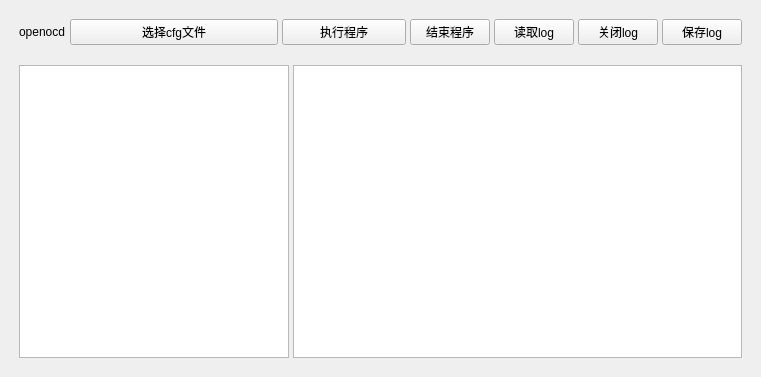
<?xml version="1.0" encoding="UTF-8"?>
<ui version="4.0">
 <class>new_wight</class>
 <widget class="QWidget" name="new_wight">
  <property name="enabled">
   <bool>true</bool>
  </property>
  <property name="geometry">
   <rect>
    <x>0</x>
    <y>0</y>
    <width>761</width>
    <height>377</height>
   </rect>
  </property>
  <property name="sizePolicy">
   <sizepolicy hsizetype="Preferred" vsizetype="Preferred">
    <horstretch>0</horstretch>
    <verstretch>0</verstretch>
   </sizepolicy>
  </property>
  <property name="maximumSize">
   <size>
    <width>1920</width>
    <height>1080</height>
   </size>
  </property>
  <property name="windowTitle">
   <string>new_wight</string>
  </property>
  <layout class="QVBoxLayout" name="verticalLayout_2">
   <item>
    <layout class="QVBoxLayout" name="verticalLayout" stretch="0,7">
     <property name="spacing">
      <number>12</number>
     </property>
     <property name="sizeConstraint">
      <enum>QLayout::SetFixedSize</enum>
     </property>
     <property name="leftMargin">
      <number>4</number>
     </property>
     <property name="topMargin">
      <number>4</number>
     </property>
     <property name="rightMargin">
      <number>4</number>
     </property>
     <property name="bottomMargin">
      <number>4</number>
     </property>
     <item>
      <layout class="QHBoxLayout" name="horizontalLayout" stretch="1,5,3,0,0,0,0">
       <property name="spacing">
        <number>4</number>
       </property>
       <property name="leftMargin">
        <number>4</number>
       </property>
       <property name="topMargin">
        <number>4</number>
       </property>
       <property name="rightMargin">
        <number>4</number>
       </property>
       <property name="bottomMargin">
        <number>4</number>
       </property>
       <item>
        <widget class="QLabel" name="label">
         <property name="text">
          <string>openocd</string>
         </property>
        </widget>
       </item>
       <item>
        <widget class="QPushButton" name="select_cfg_file">
         <property name="text">
          <string>选择cfg文件</string>
         </property>
        </widget>
       </item>
       <item>
        <widget class="QPushButton" name="run_program">
         <property name="text">
          <string>执行程序</string>
         </property>
        </widget>
       </item>
       <item>
        <widget class="QPushButton" name="kill_program">
         <property name="text">
          <string>结束程序</string>
         </property>
        </widget>
       </item>
       <item>
        <widget class="QPushButton" name="reading_rtt">
         <property name="text">
          <string>读取log</string>
         </property>
        </widget>
       </item>
       <item>
        <widget class="QPushButton" name="close_rtt">
         <property name="text">
          <string>关闭log</string>
         </property>
        </widget>
       </item>
       <item>
        <widget class="QPushButton" name="save_rtt">
         <property name="text">
          <string>保存log</string>
         </property>
        </widget>
       </item>
      </layout>
     </item>
     <item>
      <layout class="QHBoxLayout" name="horizontalLayout_2" stretch="3,5">
       <property name="spacing">
        <number>4</number>
       </property>
       <property name="leftMargin">
        <number>4</number>
       </property>
       <property name="topMargin">
        <number>4</number>
       </property>
       <property name="rightMargin">
        <number>4</number>
       </property>
       <property name="bottomMargin">
        <number>4</number>
       </property>
       <item>
        <widget class="QPlainTextEdit" name="openocd_result">
         <property name="sizeIncrement">
          <size>
           <width>0</width>
           <height>0</height>
          </size>
         </property>
        </widget>
       </item>
       <item>
        <widget class="QPlainTextEdit" name="rtt_result">
         <property name="sizePolicy">
          <sizepolicy hsizetype="Expanding" vsizetype="Expanding">
           <horstretch>0</horstretch>
           <verstretch>0</verstretch>
          </sizepolicy>
         </property>
         <property name="baseSize">
          <size>
           <width>0</width>
           <height>0</height>
          </size>
         </property>
        </widget>
       </item>
      </layout>
     </item>
    </layout>
   </item>
  </layout>
 </widget>
 <resources/>
 <connections/>
</ui>
